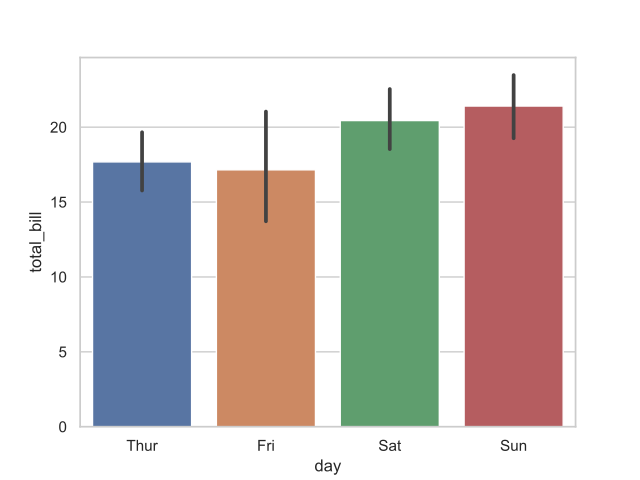

Reproduce this figure in Python.
import seaborn as sns
sns.set(style="whitegrid")
tips = sns.load_dataset("tips")
ax = sns.barplot(x="day", y="total_bill", data=tips)
